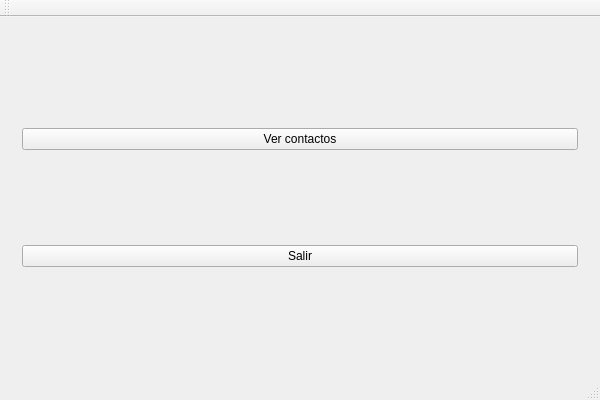
<?xml version="1.0" encoding="UTF-8"?>
<ui version="4.0">
 <class>MenuClass</class>
 <widget class="QMainWindow" name="MenuClass">
  <property name="geometry">
   <rect>
    <x>0</x>
    <y>0</y>
    <width>600</width>
    <height>400</height>
   </rect>
  </property>
  <property name="windowTitle">
   <string>Menu</string>
  </property>
  <widget class="QWidget" name="centralWidget">
   <layout class="QHBoxLayout" name="horizontalLayout_2">
    <item>
     <widget class="QStackedWidget" name="stackedWidget">
      <widget class="QWidget" name="paginaMenu">
       <layout class="QVBoxLayout" name="verticalLayout">
        <item>
         <widget class="QPushButton" name="btnVer">
          <property name="text">
           <string>Ver contactos</string>
          </property>
         </widget>
        </item>
        <item>
         <widget class="QPushButton" name="btnSalir">
          <property name="text">
           <string>Salir</string>
          </property>
         </widget>
        </item>
       </layout>
      </widget>
      <widget class="QWidget" name="paginaLista">
       <layout class="QGridLayout" name="gridLayout">
        <item row="0" column="2">
         <widget class="QPushButton" name="btnEditar">
          <property name="text">
           <string>Editar</string>
          </property>
         </widget>
        </item>
        <item row="0" column="1">
         <widget class="QPushButton" name="btnVolver">
          <property name="text">
           <string>Volver</string>
          </property>
         </widget>
        </item>
        <item row="0" column="3">
         <widget class="QPushButton" name="btnEliminar">
          <property name="text">
           <string>Eliminar</string>
          </property>
         </widget>
        </item>
        <item row="1" column="1" colspan="3">
         <widget class="QTableWidget" name="tablaContactos"/>
        </item>
       </layout>
      </widget>
     </widget>
    </item>
   </layout>
  </widget>
  <widget class="QMenuBar" name="menuBar">
   <property name="geometry">
    <rect>
     <x>0</x>
     <y>0</y>
     <width>600</width>
     <height>21</height>
    </rect>
   </property>
  </widget>
  <widget class="QToolBar" name="mainToolBar">
   <attribute name="toolBarArea">
    <enum>TopToolBarArea</enum>
   </attribute>
   <attribute name="toolBarBreak">
    <bool>false</bool>
   </attribute>
  </widget>
  <widget class="QStatusBar" name="statusBar"/>
 </widget>
 <layoutdefault spacing="6" margin="11"/>
 <resources/>
 <connections/>
</ui>
